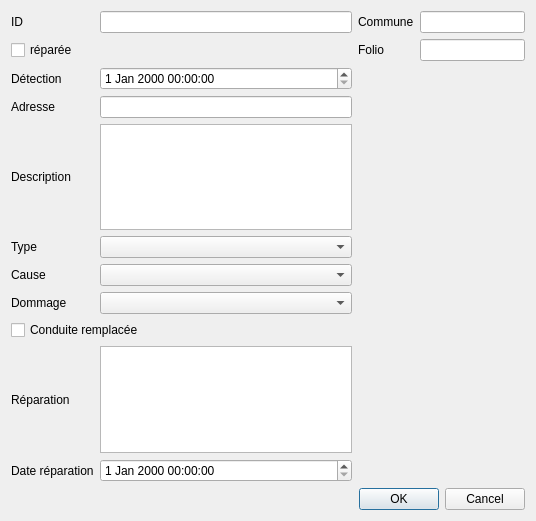
<?xml version="1.0" encoding="UTF-8"?>
<ui version="4.0">
 <class>Dialog</class>
 <widget class="QDialog" name="Dialog">
  <property name="geometry">
   <rect>
    <x>0</x>
    <y>0</y>
    <width>536</width>
    <height>521</height>
   </rect>
  </property>
  <property name="windowTitle">
   <string>Fuite</string>
  </property>
  <layout class="QGridLayout" name="gridLayout">
   <item row="9" column="0" colspan="2">
    <widget class="QCheckBox" name="pipe_replaced">
     <property name="text">
      <string>Conduite remplacée</string>
     </property>
    </widget>
   </item>
   <item row="13" column="1" colspan="3">
    <widget class="QDialogButtonBox" name="buttonBox">
     <property name="orientation">
      <enum>Qt::Horizontal</enum>
     </property>
     <property name="standardButtons">
      <set>QDialogButtonBox::Cancel|QDialogButtonBox::Ok</set>
     </property>
    </widget>
   </item>
   <item row="6" column="0">
    <widget class="QLabel" name="label_4">
     <property name="text">
      <string>Type</string>
     </property>
    </widget>
   </item>
   <item row="11" column="0">
    <widget class="QLabel" name="label_11">
     <property name="text">
      <string>Date réparation</string>
     </property>
    </widget>
   </item>
   <item row="8" column="0">
    <widget class="QLabel" name="label_6">
     <property name="text">
      <string>Dommage</string>
     </property>
    </widget>
   </item>
   <item row="0" column="0">
    <widget class="QLabel" name="label">
     <property name="text">
      <string>ID</string>
     </property>
    </widget>
   </item>
   <item row="7" column="1">
    <widget class="QComboBox" name="id_cause"/>
   </item>
   <item row="1" column="3">
    <widget class="QLineEdit" name="_printmaps"/>
   </item>
   <item row="8" column="1">
    <widget class="QComboBox" name="id_damage"/>
   </item>
   <item row="4" column="0">
    <widget class="QLabel" name="label_8">
     <property name="text">
      <string>Adresse</string>
     </property>
    </widget>
   </item>
   <item row="7" column="0">
    <widget class="QLabel" name="label_5">
     <property name="text">
      <string>Cause</string>
     </property>
    </widget>
   </item>
   <item row="1" column="2">
    <widget class="QLabel" name="label_3">
     <property name="text">
      <string>Folio</string>
     </property>
    </widget>
   </item>
   <item row="5" column="1">
    <widget class="QPlainTextEdit" name="description"/>
   </item>
   <item row="11" column="1">
    <widget class="QgsDateTimeEdit" name="repair_date"/>
   </item>
   <item row="4" column="1">
    <widget class="QLineEdit" name="address"/>
   </item>
   <item row="0" column="3">
    <widget class="QLineEdit" name="_district"/>
   </item>
   <item row="0" column="1">
    <widget class="QLineEdit" name="id"/>
   </item>
   <item row="5" column="0">
    <widget class="QLabel" name="label_9">
     <property name="text">
      <string>Description</string>
     </property>
    </widget>
   </item>
   <item row="0" column="2">
    <widget class="QLabel" name="label_2">
     <property name="text">
      <string>Commune</string>
     </property>
    </widget>
   </item>
   <item row="1" column="0" colspan="2">
    <widget class="QCheckBox" name="_repaired">
     <property name="text">
      <string>réparée</string>
     </property>
    </widget>
   </item>
   <item row="10" column="0">
    <widget class="QLabel" name="label_10">
     <property name="text">
      <string>Réparation</string>
     </property>
    </widget>
   </item>
   <item row="10" column="1">
    <widget class="QPlainTextEdit" name="repair"/>
   </item>
   <item row="3" column="1">
    <widget class="QgsDateTimeEdit" name="detection_date">
     <property name="allowNull">
      <bool>false</bool>
     </property>
    </widget>
   </item>
   <item row="6" column="1">
    <widget class="QComboBox" name="id_type"/>
   </item>
   <item row="3" column="0">
    <widget class="QLabel" name="label_7">
     <property name="text">
      <string>Détection</string>
     </property>
    </widget>
   </item>
  </layout>
 </widget>
 <customwidgets>
  <customwidget>
   <class>QgsDateTimeEdit</class>
   <extends>QDateTimeEdit</extends>
   <header>qgsdatetimeedit.h</header>
  </customwidget>
 </customwidgets>
 <resources/>
 <connections>
  <connection>
   <sender>buttonBox</sender>
   <signal>accepted()</signal>
   <receiver>Dialog</receiver>
   <slot>accept()</slot>
   <hints>
    <hint type="sourcelabel">
     <x>248</x>
     <y>254</y>
    </hint>
    <hint type="destinationlabel">
     <x>157</x>
     <y>274</y>
    </hint>
   </hints>
  </connection>
  <connection>
   <sender>buttonBox</sender>
   <signal>rejected()</signal>
   <receiver>Dialog</receiver>
   <slot>reject()</slot>
   <hints>
    <hint type="sourcelabel">
     <x>316</x>
     <y>260</y>
    </hint>
    <hint type="destinationlabel">
     <x>286</x>
     <y>274</y>
    </hint>
   </hints>
  </connection>
 </connections>
</ui>
